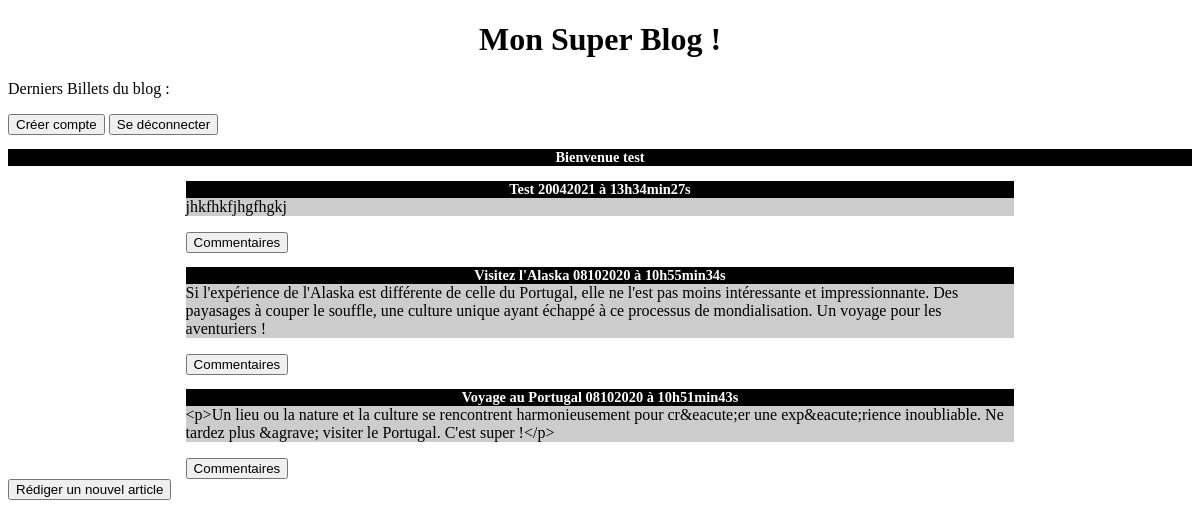
The app's page / (signed in) with its own data.
### tables this page shows
CREATE TABLE `posts` (
  `id` int(11) NOT NULL,
  `member_id` int(11) NOT NULL,
  `title` varchar(255) NOT NULL,
  `content` text NOT NULL,
  `date_creation` datetime NOT NULL
);

### controller/postsController.php (called while the page is built, shortened)
<?php
require_once('model/PostManager.php');
function listPosts()
{
	$postManager = new PostManager();
	$posts = $postManager->getPosts();
	require('view/postsView.php');
}

### model/PostManager.php (called while the page is built, shortened)
<?php
class PostManager extends DbConnectManager
{
	public function getPosts()
	{
		$db = $this->dbConnect();
		$req = $db->query('SELECT id, title, content, DATE_FORMAT(
		date_creation, \'%d%m%Y à %Hh%imin%ss\') AS date_creation_fr FROM posts ORDER BY id DESC LIMIT 5');
		return $req;
	}
}

### view/postsView.php (the view, shortened to what this page needs)
<!DOCTYPE html>
<html lang="fr">
	<head>
  		<link rel="stylesheet" type="text/css" href="public/css/style.css"/>
	</head>
	<body>
	    <h1>Mon Super Blog !</h1>
		<p>Derniers Billets du blog :</p>
		<a href="new_member.php"> <input type="button" value="Créer compte"></a>
		<?php
		if(!empty($_SESSION['id']))
		{
		?>
			<a href="logout.php"> <input type="button" value="Se déconnecter"></a>
			<section>
		    	<h3>Bienvenue <?=htmlspecialchars($_SESSION['pseudo']) ?></h3>
			</section>
		<?php
		}
		while ($data = $posts->fetch())
		{
		?>
		<section class="news">
		    <h3>
			    <?=htmlspecialchars($data['title']) . ' ' . htmlspecialchars($data['date_creation_fr']); ?>
			</h3>
			<p>
			    <?=htmlspecialchars($data['content']); ?>
			</p>
			<a href="index.php?action=post&id=<?=$data['id']; ?>"><input type="button" value="Commentaires"></a>
		</section>
		<?php
		}
		if(!empty($_SESSION['id']))
		{
		?>
			<a id="bouton_new_post" href="new_post.php"> <input type="button" value="Rédiger un nouvel article"></a>
		<?php
		}
		?>
	</body>
</html>

### public/css/style.css (style rules this page uses)
h1, h3 { text-align:center; }
h3 { background-color:black; color:white; font-size:0.9em; margin-bottom:0px; }
.news p { background-color:#CCCCCC; margin-top:0px; }
.news { width: 70%; margin:auto; }
a { text-decoration: none; color: blue; }

### records on screen
posts: title "Test", date_creation_fr "20042021 à 13h34min27s", content "jhkfhkfjhgfhgkj"
posts: title "Visitez l'Alaska", date_creation_fr "08102020 à 10h55min34s", content "Si l'expérience de l'Alaska est différente de celle du Portugal, elle ne l'est pas moins intéressante et impressionnante. Des payasages à couper le souffle, une culture unique ayant échappé à ce processus de mondialisation. Un voyage pour les aventuriers !"
posts: title "Voyage au Portugal", date_creation_fr "08102020 à 10h51min43s", content "<p>Un lieu ou la nature et la culture se rencontrent harmonieusement pour cr&eacute;er une exp&eacute;rience inoubliable. Ne tardez plus &agrave; visiter le Portugal. C'est super !</p>"

### other values on screen
$_SESSION['pseudo'] "test"
